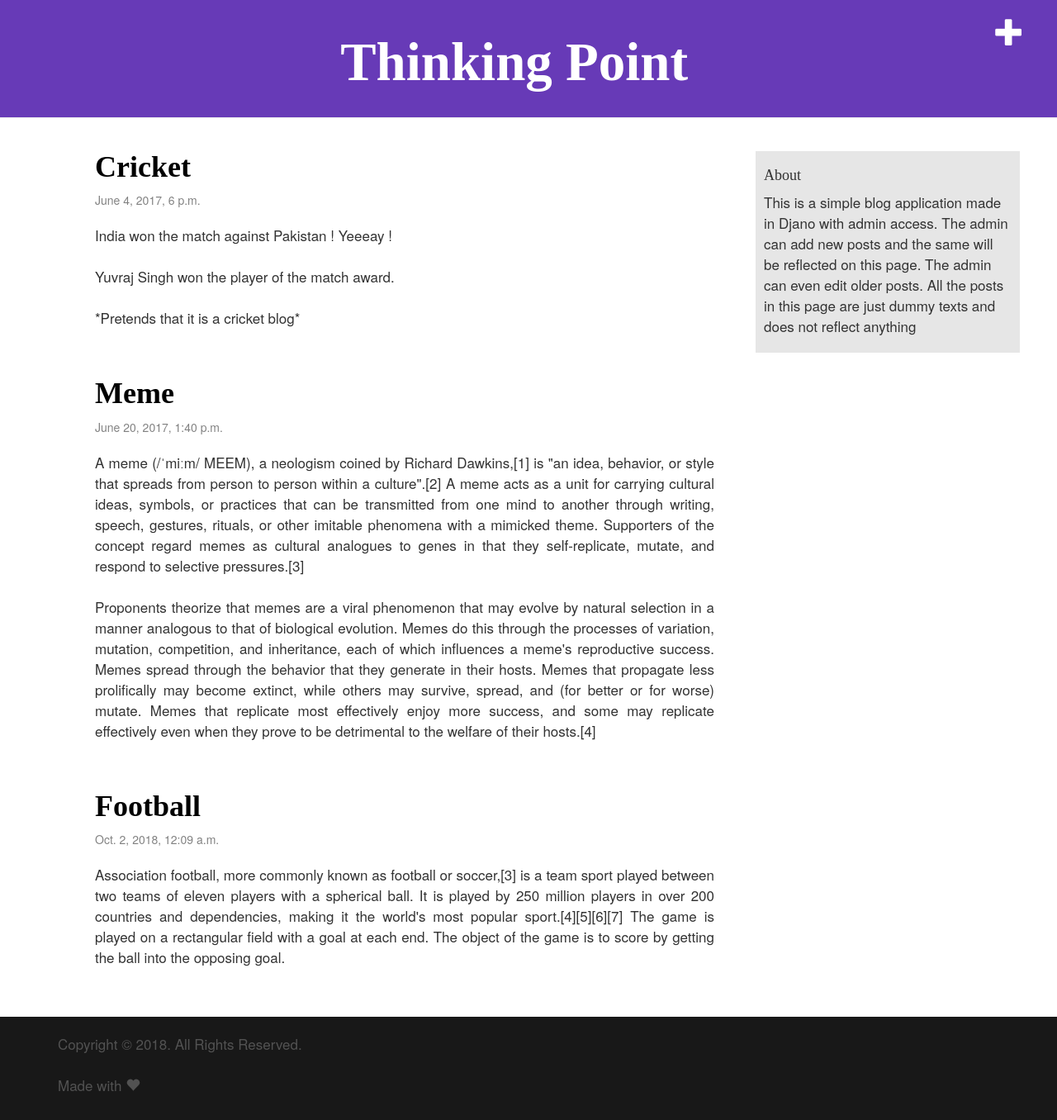
The app's page / (signed in) with its own data.
### blog/models.py (models this page shows, shortened)
class Post(models.Model):
	author = models.ForeignKey('auth.User',on_delete=models.PROTECT)
	title = models.CharField(max_length=200)
	text = models.TextField()
	created_date = models.DateTimeField(
		default=timezone.now)
	published_date = models.DateTimeField(
		blank=True, null=True)

### blog/views.py (the view)
# urls.py: url(r'^$',views.post_list,name='post_list'),
def post_list(request):
	posts = Post.objects.filter(published_date__lte=timezone.now()).order_by('published_date')
	return render(request,'blog/post_list.html',{'posts':posts})

### blog/templates/blog/post_list.html
{% extends 'blog/base.html' %}
{% block content %}
    {% for post in posts %}
        <div class="post">
            <h1><a href="{% url 'post_detail' pk=post.pk %}">{{ post.title }}</a></h1>
	            <div class="date">
	                {{ post.published_date }}
	            </div>
            <p class="text-justify">{{ post.text|linebreaksbr }}</p>
        </div>
    {% endfor %}
{% endblock %}

### blog/static/css/blog.css (style rules this page uses)
body { padding: 0px; margin: 0px; }
h1 a { color : #673AB7; font-family: 'Lobster', cursive; text-decoration: none; font-weight: bold; }
p { font-size: 17px; line-height: 25px; }
h1, h2, h3, h4 { font-family: 'Lobster', cursive; }
.date { color: #828282; margin-bottom: 20px; }
.post { margin-bottom: 60px; }
.post h1 a, .post h1 a:visited { color: #000000; }

### records on screen
Post: title "Cricket", published_date "June 4, 2017, 6 p.m.", text "India won the match against Pakistan ! Yeeeay ! Yuvraj Singh won the player of the match award. *Pretends that it is a cricket blog*"
Post: title "Meme", published_date "June 20, 2017, 1:40 p.m.", text "A meme (/ˈmiːm/ MEEM), a neologism coined by Richard Dawkins,[1] is \"an idea, behavior, or style that spreads from person to person within a culture\".[2] A meme acts as a unit for carrying cultural ideas, symbols, or practices that can be transmitted from one mind to another through writing, speech, gestures, rituals, or other imitable phenomena with a mimicked theme. Supporters of the concept regard memes as cultural analogues to genes in that they self-replicate, mutate, and respond to selective pressures.[3] Proponents theorize that memes are a viral phenomenon that may evolve by natural selection in a manner analogous to that of biological evolution. Memes do this through the processes…"
Post: title "Football", published_date "Oct. 2, 2018, 12:09 a.m.", text "Association football, more commonly known as football or soccer,[3] is a team sport played between two teams of eleven players with a spherical ball. It is played by 250 million players in over 200 countries and dependencies, making it the world's most popular sport.[4][5][6][7] The game is played on a rectangular field with a goal at each end. The object of the game is to score by getting the ball into the opposing goal."
